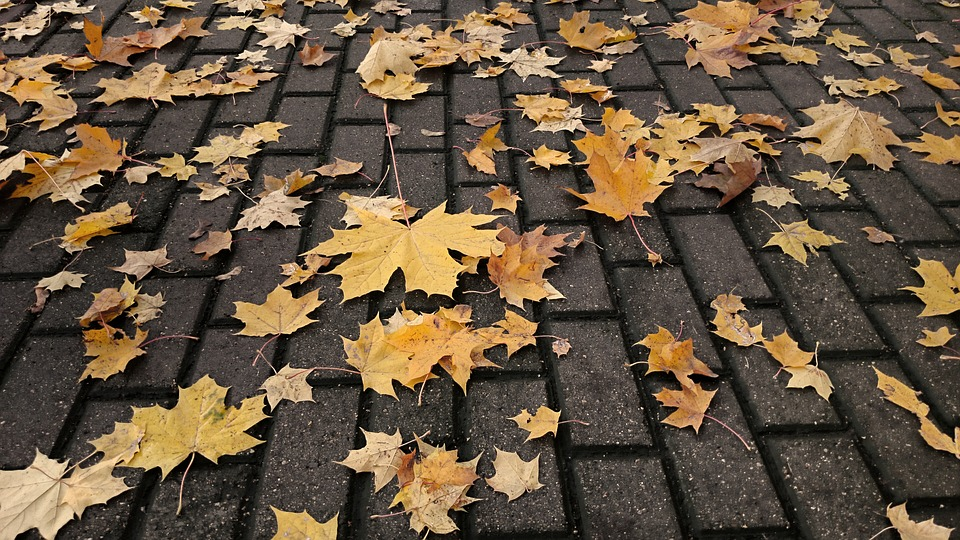
#> input picture OpenCV/autumn-2371256_960_720.jpg, 960 x 540 px, given in place of the camera
$ python 6.EdgeDetection.py   (older library calls are emulated)
#> lines starting #> are read from the running program, lines starting #| are printed output that depends on the picture; after the words box and inside, x2 and y2 are one past the last pixel; in counts of white or black regions, pixels touching at a corner belong together
import cv2
import numpy as np

cap = cv2.VideoCapture(0)
while True:
    _, frame = cap.read()
#> frame is the input picture: shape (540, 960, 3); mean B, G, R 64.9, 85.5, 102.5
    frame = cv2.cvtColor(frame, cv2.COLOR_BGR2GRAY)
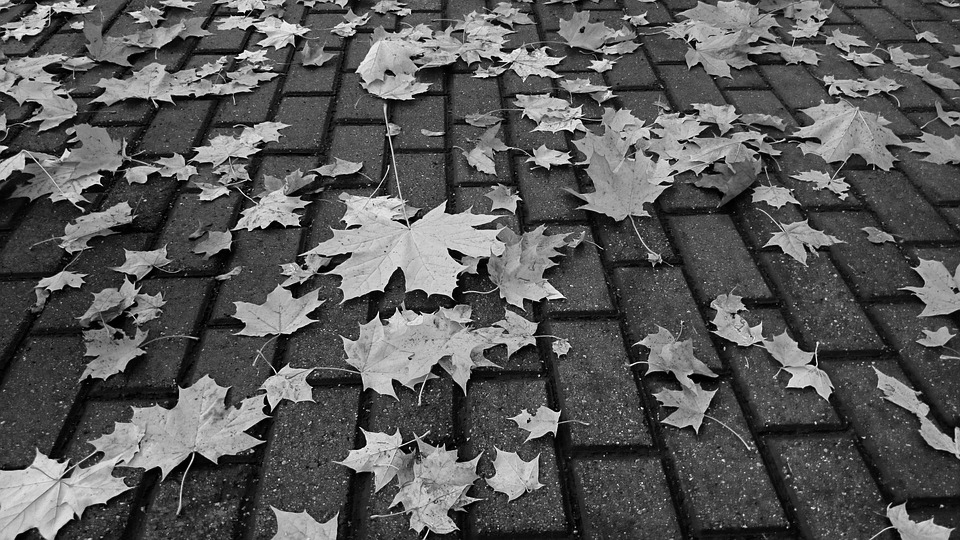
#> frame: shape (540, 960); min 0, max 253, mean 88.2
    blurred_frame = cv2.GaussianBlur(frame, (5, 5), 0)
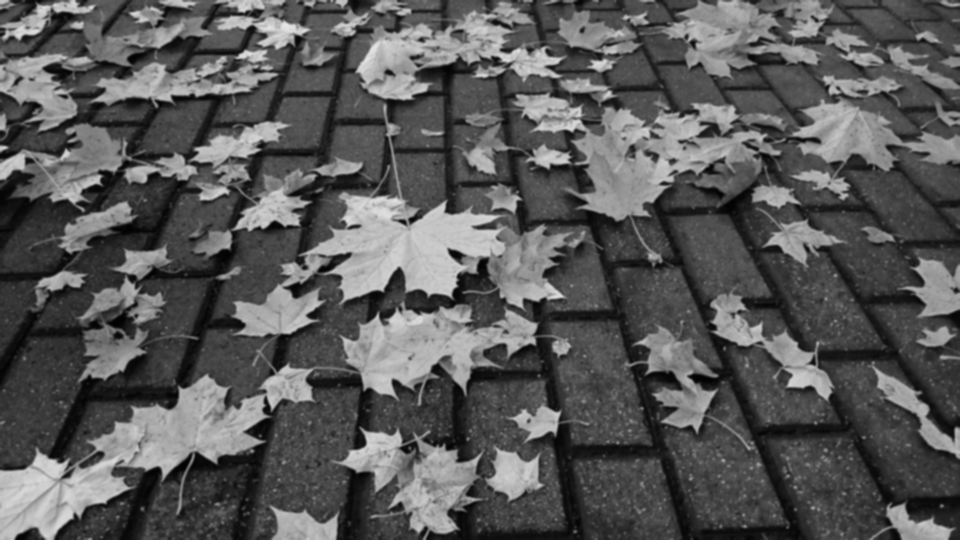
#> blurred_frame: shape (540, 960); min 1, max 230, mean 88.2

    laplacian = cv2.Laplacian(blurred_frame, cv2.CV_64F)
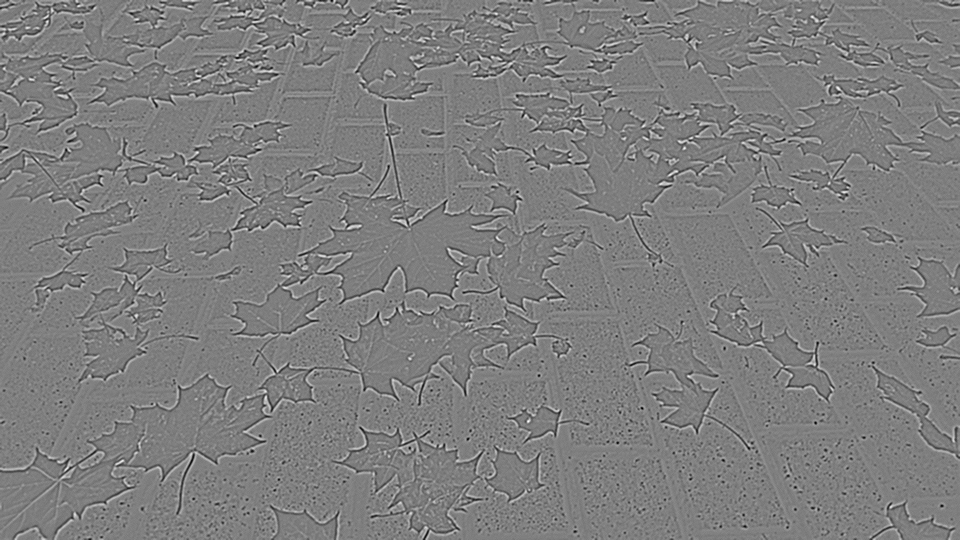
#> laplacian: shape (540, 960) float64; min -87, max 88, mean 0; drawn with min black and max white
    canny = cv2.Canny(blurred_frame, 100, 150)
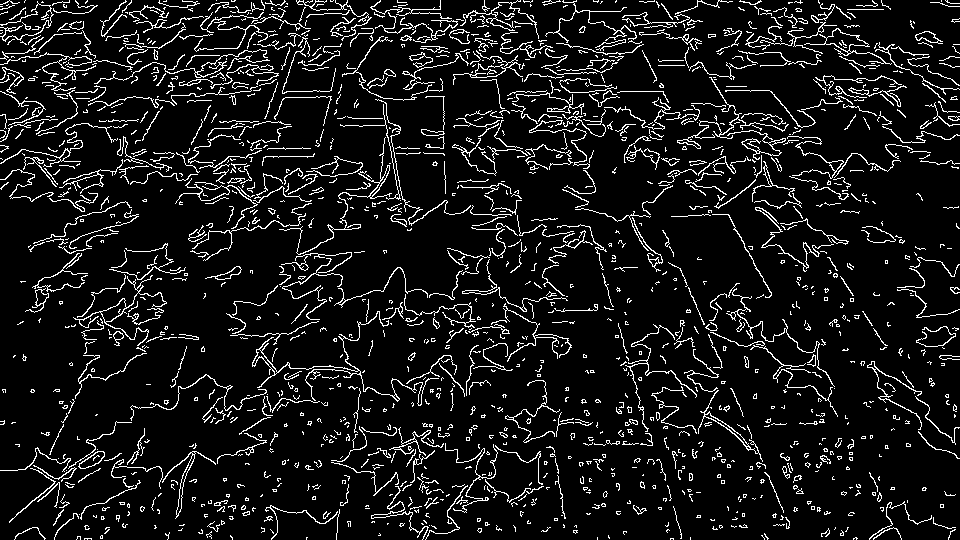
#> canny: shape (540, 960); 9% white in thin lines or dots

    cv2.imshow("Frame", frame)
    cv2.imshow("Laplacian", laplacian)
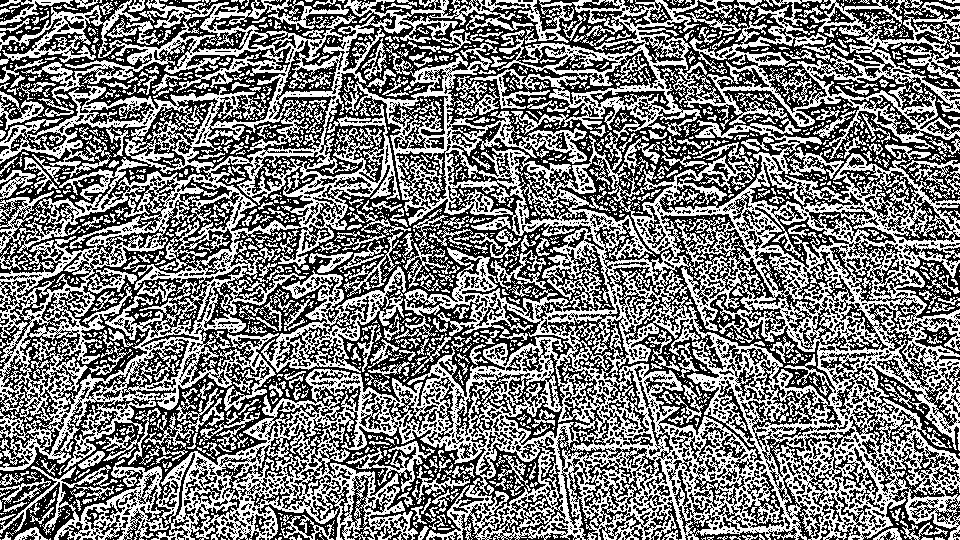
#> window 'Laplacian': shape (540, 960); 48.2% white in thin lines or dots
    cv2.imshow("Canny", canny)

    key = cv2.waitKey(1)
#> (key Esc is pressed here)
    if key == 27:
        break

cap.release()
cv2.destroyAllWindows()

$ run again, on OpenCV/red_panda.jpg
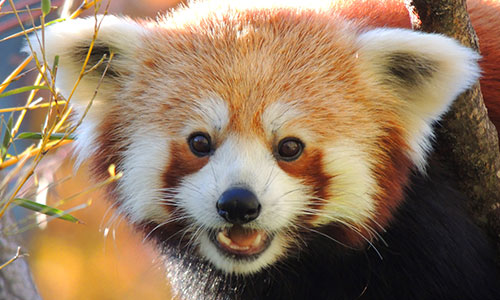
#> input picture OpenCV/red_panda.jpg, 500 x 300 px, given in place of the camera
#> frame is the input picture: shape (300, 500, 3); mean B, G, R 96.8, 121.6, 146.7
#> frame: shape (300, 500)
#> `canny = cv2.Canny(blurred_frame, 100, 150)`:
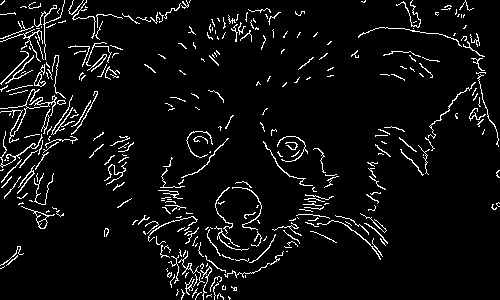
#> canny: shape (300, 500); 5.6% white in thin lines or dots
#> `cv2.imshow("Laplacian", laplacian)`:
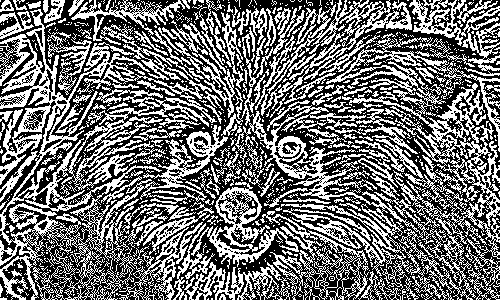
#> window 'Laplacian': shape (300, 500); 43.8% white in thin lines or dots

$ run again, on OpenCV/road.jpg
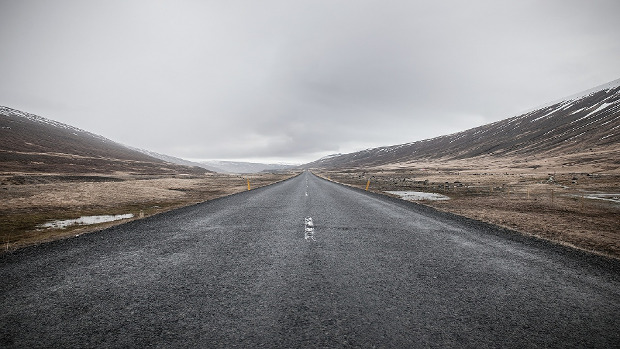
#> input picture OpenCV/road.jpg, 620 x 349 px, given in place of the camera
#> frame is the input picture: shape (349, 620, 3); mean B, G, R 136.2, 134.8, 136.1
#> frame: shape (349, 620)
#> `canny = cv2.Canny(blurred_frame, 100, 150)`:
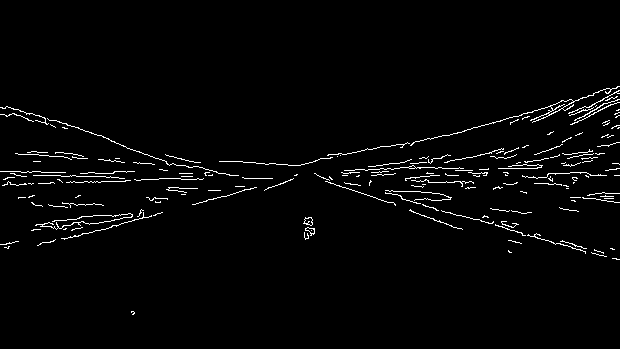
#> canny: shape (349, 620); 2.3% white in thin lines or dots, all inside (x1, y1, x2, y2) = (0, 86, 620, 315)
#> `cv2.imshow("Laplacian", laplacian)`:
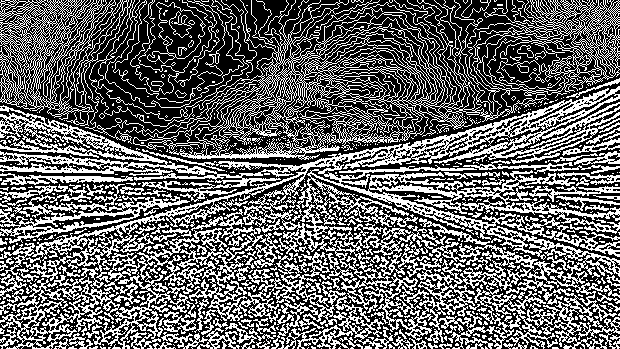
#> window 'Laplacian': shape (349, 620); 39.9% white in thin lines or dots
